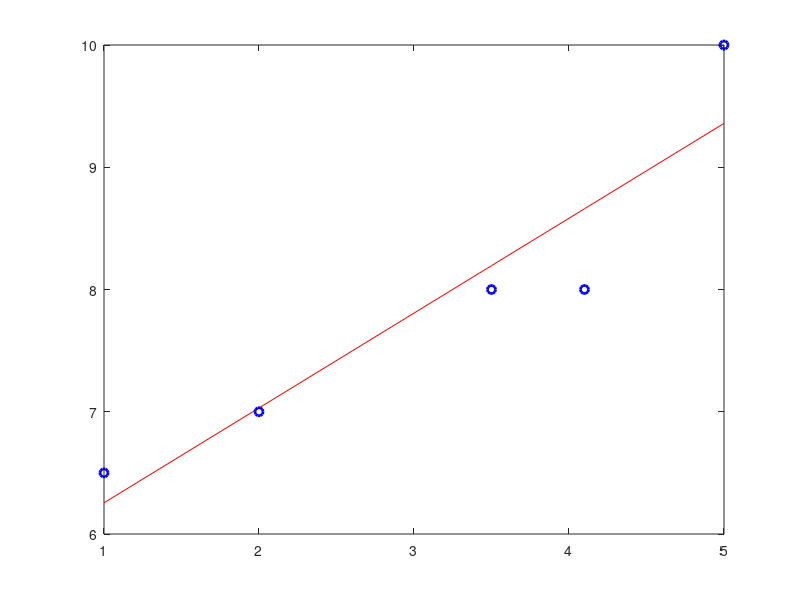

Here is the MATLAB script that generated this plot:
% Matlab program to calculate the coefficients for the least squares fit
% for a line and plot

close all; clear all;

%Take input values of x and y
x = [1,2,3.5,4.1,5];
y = [6.5,7,8,8,10];
N = length(x);

%Calculate the coefficients a and b
sumX = sum(x);
sumX2 = sum(x.^2);
sumY = sum(y);
sumXY = sum(x.*y);

a = (N*sumXY - sumX*sumY)/(N*sumX2 - sumX^2);
b = (sumY - sumX*a)/N;
yFit = a*x+b; % Fitted y

% Plots
plot(x,yFit,'-r', x,y, 'ob', 'LineWidth', 2);